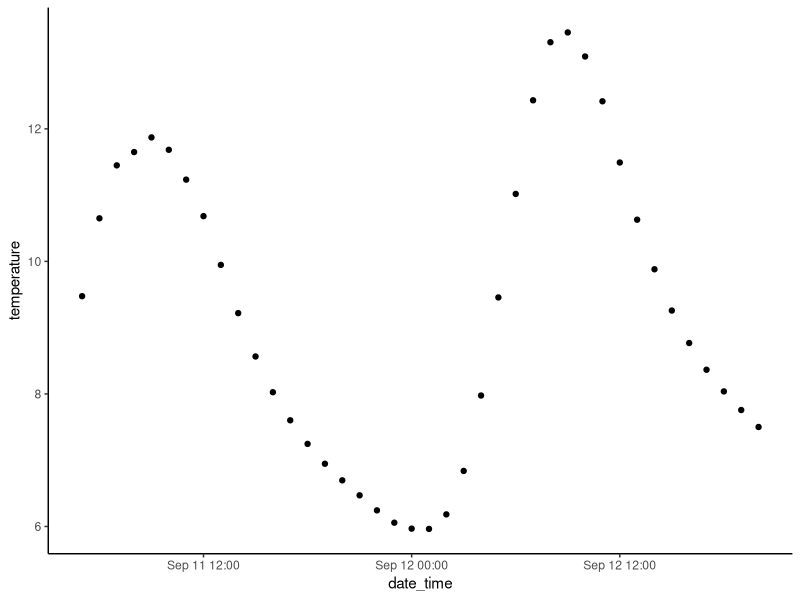
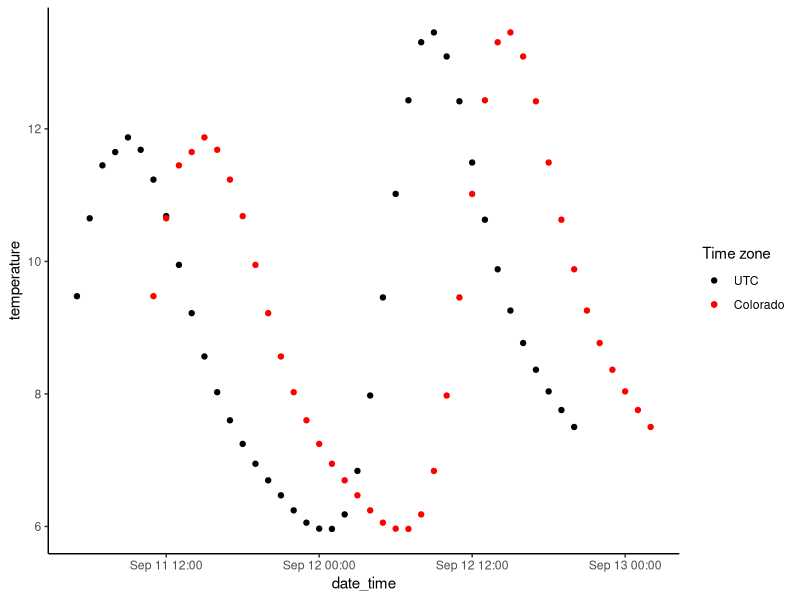

The R script that drew these images, in order:
## ---- chunk 1
# install packages
packReq <- c(
  "tidyverse",
  "ggplot2"
)

# Install and load all required packages
lapply(packReq, function(x) {
  print(x)
  if (require(x, character.only = TRUE) == FALSE) {
    install.packages(x)
    library(x, character.only = TRUE)
  }
})
## ---- chunk 2
library(tidyverse) # general data wrangling
library(ggplot2)
library(lubridate)
## ---- chunk 3
df <- read.csv("example_data/time_zones.csv") %>%
  mutate(date_time = lubridate::ymd_hms(date_time))
## ---- chunk 4
ggplot(head(df, 40), aes(x = date_time, y = temperature)) +
  geom_point() +
  theme_classic()
## ---- chunk 5
df <- df %>%
  mutate(date_time_colorado = force_tz(date_time, "America/Denver"))
## ---- chunk 6
ggplot(head(df, 40), aes(x = date_time, y = temperature, color = "black")) +
  geom_point(show.legend = TRUE) +
  geom_point(data = head(df, 40), aes(x = date_time_colorado, y = temperature, color = "red")) +
  theme_classic() +
  scale_color_identity(
    name = "Time zone",
    breaks = c("black", "red"),
    label = c("UTC", "Colorado"),
    guide = "legend"
  )
